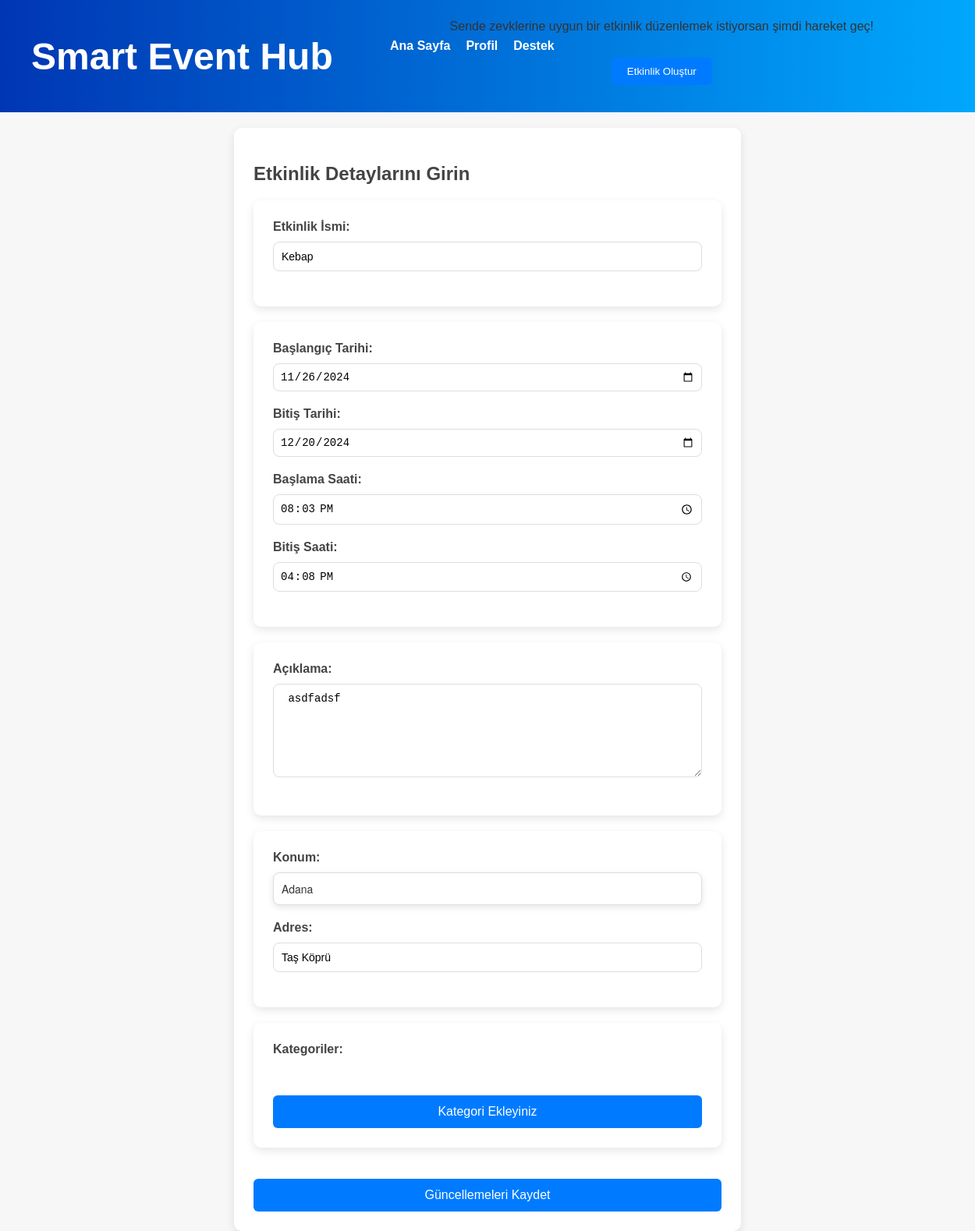
Before: /edit_event/1 with the older database file.
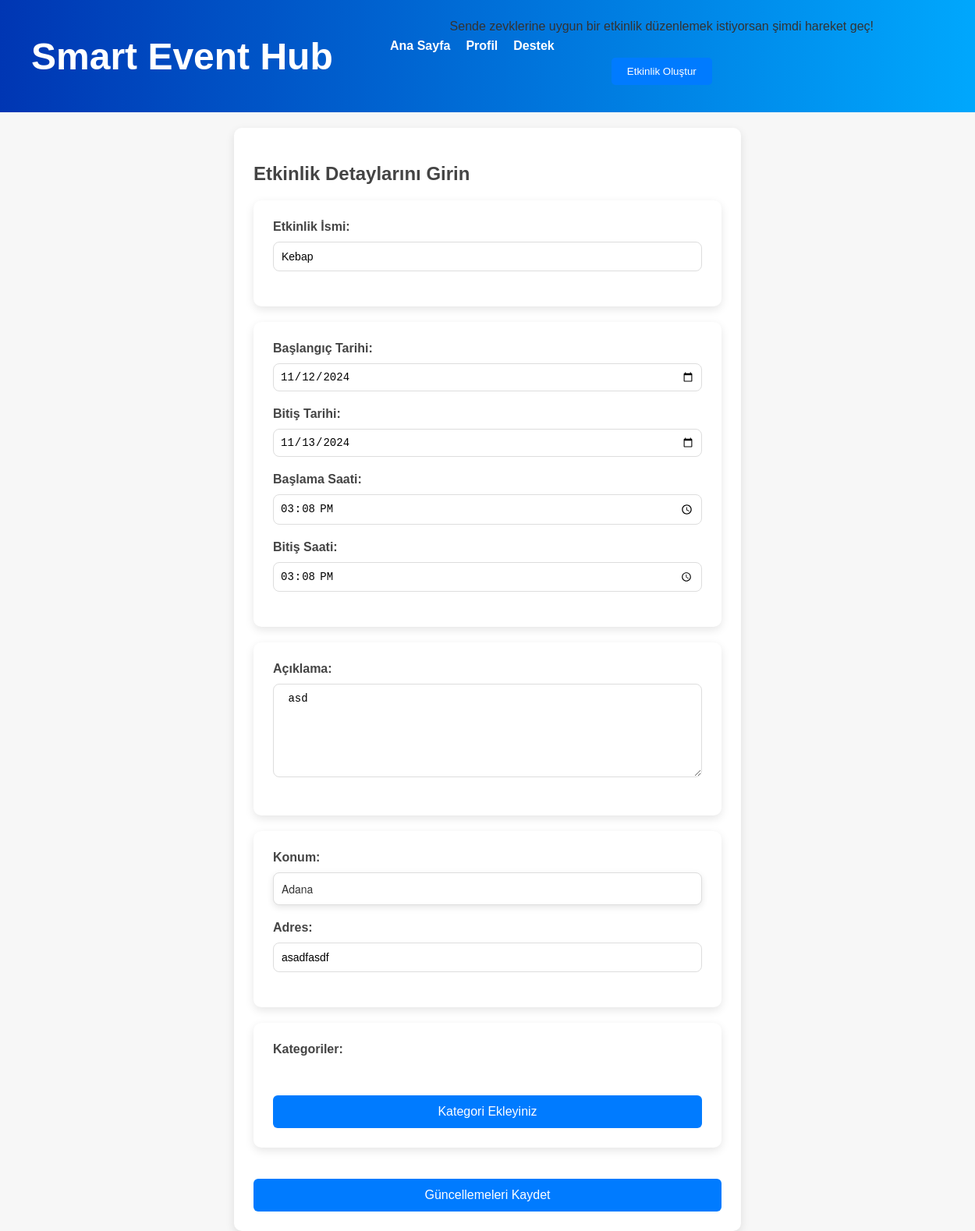
After: the same page with the newer database file.
### tables this page shows
CREATE TABLE events (
        ID INTEGER PRIMARY KEY AUTOINCREMENT,
        event_name TEXT NOT NULL,
        description TEXT NOT NULL,
        startDate TEXT NOT NULL,
        finishDate TEXT NOT NULL,
        startTime TEXT NOT NULL,
        finishTime TEXT NOT NULL,
        duration TEXT NOT NULL,
        city TEXT NOT NULL,        
        address TEXT NOT NULL,        
        category TEXT NOT NULL,
        creator_username TEXT NOT NULL,
        isApproved BOOLEAN DEFAULT FALSE NOT NULL
    );

### app.py (the view)
@app.route('/edit_event/<int:event_id>')
def edit_event(event_id):
    event = get_event_by_id(event_id)
    return render_template('editEvent.html', event=event)

### database.py (called while the page is built)
def get_db_connection():
    conn = sqlite3.connect(DATABASE)
    conn.row_factory = sqlite3.Row
    return conn

def get_event_by_id(event_id):
    conn = get_db_connection()
    cursor = conn.cursor()
    cursor.execute('''
        SELECT * FROM events WHERE ID = ?
    ''', (event_id,))
    event = cursor.fetchone()
    conn.close()
    return event

### templates/editEvent.html (shortened to what this page needs)
<!DOCTYPE html>
<html lang="tr">
<head>
    <link rel="stylesheet" href="{{ url_for('static', filename='css/createEvent_style.css') }}">
</head>
<body>
    {% include 'header.html' %}
    <section class="event-form">
        <h2>Etkinlik Detaylarını Girin</h2>
            <form method="POST" id="event-form" action="{{ url_for('update_event', event_id=event['ID']) }}" enctype="multipart/form-data">
            <div class="form-group interests-section">
                <label for="event-name">Etkinlik İsmi:</label>
                <input type="text" id="event-name" name="event-name" placeholder="Etkinlik ismini girin" value="{{ event['event_name'] }}" required>
            </div>
            <div class="form-group interests-section">
                <label for="event-start-date">Başlangıç Tarihi:</label>
                <input type="date" id="event-start-date" name="event-start-date" value="{{ event['startDate'] }}" required>
                <label for="event-finish-date">Bitiş Tarihi:</label>
                <input type="date" id="event-finish-date" name="event-finish-date" value="{{ event['finishDate'] }}" required>
                <label for="event-start-time">Başlama Saati:</label>
                <input type="time" id="event-start-time" name="event-start-time" value="{{ event['startTime'] }}" required>
                <label for="event-finish-time">Bitiş Saati:</label>
                <input type="time" id="event-finish-time" name="event-finish-time" value="{{ event['finishTime'] }}" required>
            </div>
            <div class="form-group interests-section">
                <label for="event-description">Açıklama:</label>
                <textarea id="event-description" name="event-description" placeholder="Etkinlik açıklamasını girin" required> {{ event['description'] }} </textarea>
            </div>
            <div class="form-group interests-section">
                <label for="event-city">Konum:</label>
        <select id="location" name="location" required>
            <option value="Adana" {% if event['city'] == 'Adana' %}selected{% endif %}>Adana</option>
        </select>
                <label for="event-address">Adres:</label>
                <input type="text" id="event-address" name="event-address" placeholder="Örn: Mahalle, Cadde, Sokak" value="{{ event['address'] }}" required>
            </div>
            <div class="form-group interests-section">
                <label for="interests">Kategoriler:</label>
                <button type="button" class="manage-interests-btn" onclick="toggleInterests()">Kategori Ekleyiniz</button>
            </div>
            <button type="submit">Güncellemeleri Kaydet</button>
        </form>
    </section>
</body>
</html>

Changed rows visible on the page:
changed events "Kebap": event-start-date "11/26/2024" → "11/12/2024"; event-finish-date "12/20/2024" → "11/13/2024"; event-start-time "20:03" → "15:08"; event-finish-time "16:08" → "15:08"; event-description "asdfadsf" → "asd"; event-address "Taş Köprü" → "asadfasdf"
